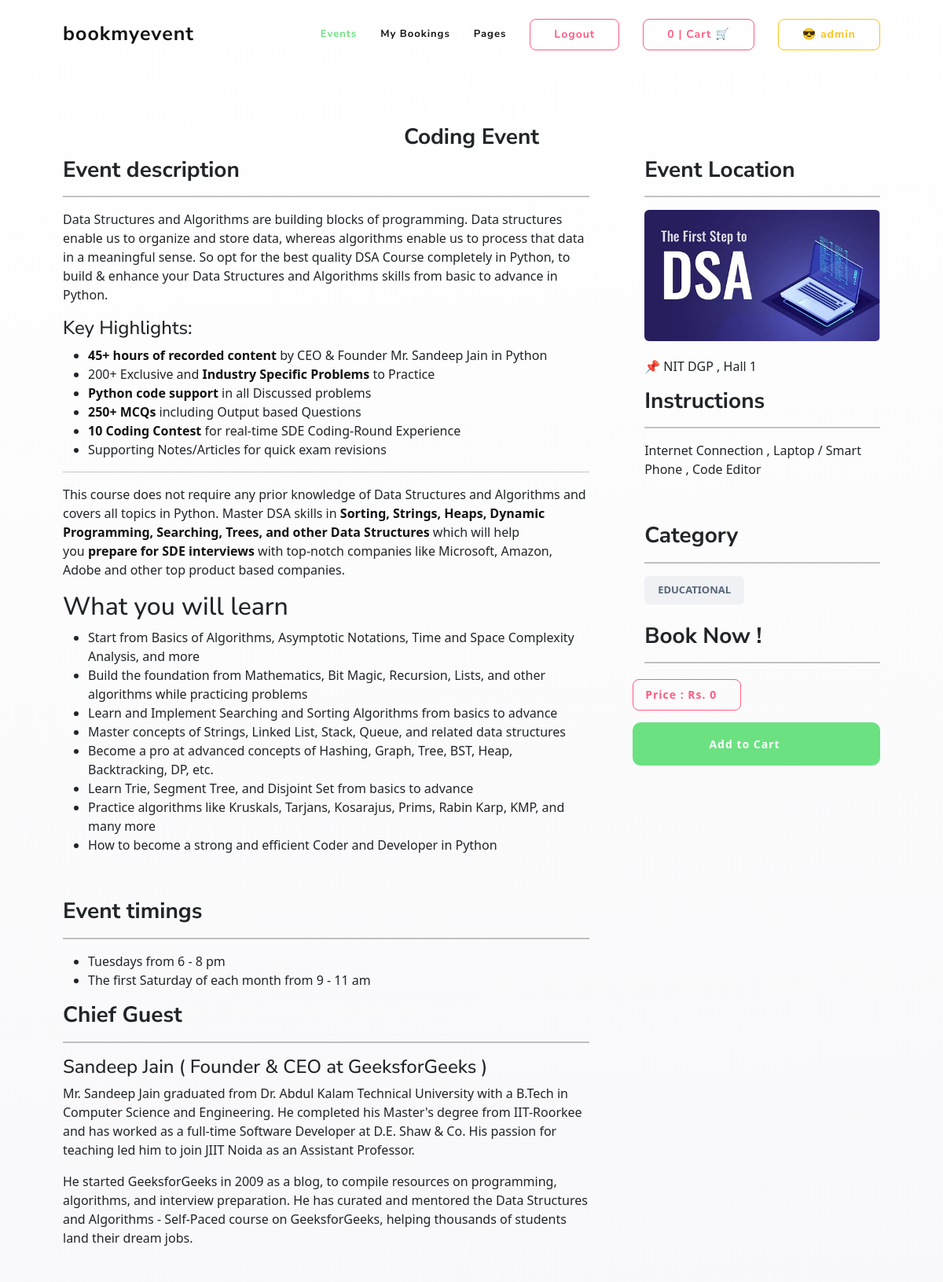
The page /description/1 (signed in) on the database its author committed.
### app/models.py (models this page shows, shortened)
class Event_Details(models.Model):
    CATEGORY = (
        ('EDUCATIONAL','EDUCATIONAL'),
        ('SPORTS','SPORTS'),
        ('CAREER','CARRER'),
        ('SPIRITUAL','SPIRITUAL'),
        ('COMEDY','COMEDY'),
        ('CULTURAL','CULTURAL'),
        ('OTHERS','OTHERS'),
    )
    PRICE = (('FREE','FREE'),('PAID','PAID'))
    STATUS = (('Publish','Publish'),('Draft','Draft'))
    name = models.CharField(max_length=200)
    image = models.ImageField(upload_to='Event_images/img')
    date = models.DateTimeField()
    price_type = models.CharField(max_length=100,choices=PRICE, default='fixed')
    price = models.IntegerField(default='0')
    category = models.CharField(max_length=100,choices=CATEGORY, default='fixed')
    location = models.CharField(max_length=500)
    description = RichTextField(null=True)
    timings = RichTextField(null=True)
    main_guest = RichTextField(null=True)
    instruction = RichTextField(null=True)
    status = models.CharField(max_length=100,choices=STATUS,default='fixed')

### app/views.py (the view)
# urls.py: path('description/<str:id>',EventDescription,name='EventDescription'),
def EventDescription(request,id):
    details = Event_Details.objects.filter(id=id).first()
    context = {
        'x' : details,
    }
    return render(request,'event_desc.html',context)

### template/event_desc.html (shortened to what this page needs)
{% extends 'base.html' %}
{% load static %}
{% block main-content %}
<div class="uk-section">
  <center><h3 class="container"><b>{{x.name}}</b></h3></center>
    <div class="uk-container">
      <div class="uk-grid-large" data-uk-grid>
        <div class="uk-width-expand@m">
          <div class="uk-article">
            <h3><b>Event description</b></h3>
            <hr class="uk-button-secondary">
            <p>{{x.description|safe}}</p>
            <h3><b>Event timings</b></h3>
            <hr class="uk-button-secondary">
            <p>{{x.timings|safe}}</p>
            <h3><b>Chief Guest</b></h3>
            <hr class="uk-button-secondary">
            <p>{{x.main_guest|safe}}</p>
          </div>
        </div>
        <div class="uk-width-1-3@m">
          <h3><b>Event Location</b></h3>
          <hr class="uk-button-secondary">
          <img class="uk-border-rounded" src="/{{x.image}}" alt="Location">
          <address>📌 {{x.location|safe}}</address>
          <h3><b>Instructions</b></h3>
          <hr class="uk-button-secondary">
          <p>{{x.instruction|safe}}</p>
          <h3><b>Category</b></h3>
          <hr class="uk-button-secondary">
          <div data-uk-margin>
            <a class="uk-display-inline-block" href="#"><span class="uk-label uk-label-light">{{x.category|safe}}</span></a>
          </div>
  <br>
          <h3><b>Book Now !</b></h3>
          <hr class="uk-button-secondary">
                  <div class="uk-margin">
                      <div data-uk-grid class="uk-child-width-auto uk-grid-small">
                        <button class="uk-button uk-button-danger-outline">Price : Rs. {{x.price}}</button>
                        <a href="{% url 'cart_add' x.id %}" class="uk-button uk-button-primary-preserve uk-button-large uk-width-1-1">Add to Cart</a>
                      </div>
                  </div>
        </div>
      </div>
    </div>
</div>
{% endblock main-content %}

### template/base.html (shortened to what this page needs)
{% load static %}
<!DOCTYPE html>
<html lang="en-gb" dir="ltr">
<head>
  <link rel="stylesheet" href="{% static 'app/css/main.css' %}" />
  <link href="https://cdn.jsdelivr.net/npm/bootstrap@5.3.0/dist/css/bootstrap.min.css" rel="stylesheet">
</head>
<body class="uk-background-body">
    <header id="header">
        <div data-uk-sticky="animation: uk-animation-slide-top; sel-target: .uk-navbar-container; cls-active: uk-navbar-sticky; cls-inactive: uk-navbar-transparent ; top: #header">
          <nav class="uk-navbar-container uk-letter-spacing-small uk-text-bold">
            <div class="uk-container">
              <div class="uk-position-z-index" data-uk-navbar>
                <div class="uk-navbar-left">
                  <a class="uk-navbar-item uk-logo" href="{% url 'home' %}">bookmyevent</a>
                </div>
                <div class="uk-navbar-right">
                  <ul class="uk-navbar-nav uk-visible@m" data-uk-scrollspy-nav="closest: li; scroll: true; offset: 80">
                    <li class="uk-active"><a href="{% url 'home' %}">Events</a></li>
                    <li ><a href="#">My Bookings</a></li>
                    <li >
                      <a href="#">Pages</a>
                    </li>
                  </ul>
                  {% if user.is_authenticated %}
                  <div class="uk-navbar-item">
                    <div><a class="uk-button uk-button-danger-outline" href="{% url 'User_Logout' %}">Logout</a></div>
                  </div>
                  {% else %}
                  <div class="uk-navbar-item">
                    <div><a class="uk-button uk-button-primary-outline" href="{% url 'User_Register' %}">Sign In</a></div>
                  </div>
                  {% endif %}
                  <div class="uk-navbar-item">
                    <div><a class="uk-button uk-button-danger-outline" href="{% url 'cart_detail' %}">{{request.session.cart|length}} | Cart 🛒</a>
                 </div> </div>
                 <div class="uk-navbar-item">
                  <div><button class="uk-button uk-button-warning-outline" href="#">😎 {{request.user}}</button>
               </div> </div>
                </div>
              </div>
            </div>
          </nav>
        </div>
    </header>
{% block main-content %}{% endblock main-content %}
</body>
</html>

### rows shown on the page
Event_Details: name "Coding Event", description "Data Structures and Algorithms are building blocks of programming. Data structures enable us to organize and store data, whereas algorithms enable us to process that data in a meaningful sense. So opt for the best quality DSA Course completely in Python, to build & enhance your Data Structures and Algorithms skills from basic to advance in Python. Key Highlights: 45+ hours of recorded content by CEO & Founder Mr. Sandeep Jain in Python 200+ Exclusive and Industry Specific Problems to Practice Python code support in all Discussed problems 250+ MCQs including Output based Questions 10 Coding Contest for real-time SDE Coding-Round Experience Supporting Notes/Articles for quick exam revisions…", timings "Tuesdays from 6 - 8 pm The first Saturday of each month from 9 - 11 am", main_guest "Sandeep Jain ( Founder & CEO at GeeksforGeeks ) Mr. Sandeep Jain graduated from Dr. Abdul Kalam Technical University with a B.Tech in Computer Science and Engineering. He completed his Master's degree from IIT-Roorkee and has worked as a full-time Software Developer at D.E. Shaw & Co. His passion for teaching led him to join JIIT Noida as an Assistant Professor. He started GeeksforGeeks in 2009 as a blog, to compile resources on programming, algorithms, and interview preparation. He has curated and mentored the Data Structures and Algorithms - Self-Paced course on GeeksforGeeks, helping thousands of students land their dream jobs.", image (picture), location "NIT DGP , Hall 1", instruction "Internet Connection , Laptop / Smart Phone , Code Editor", category "EDUCATIONAL", price "0"

### other values the page prints
{{ request.session.cart|length }} "0"
{{ request.user }} "admin"
